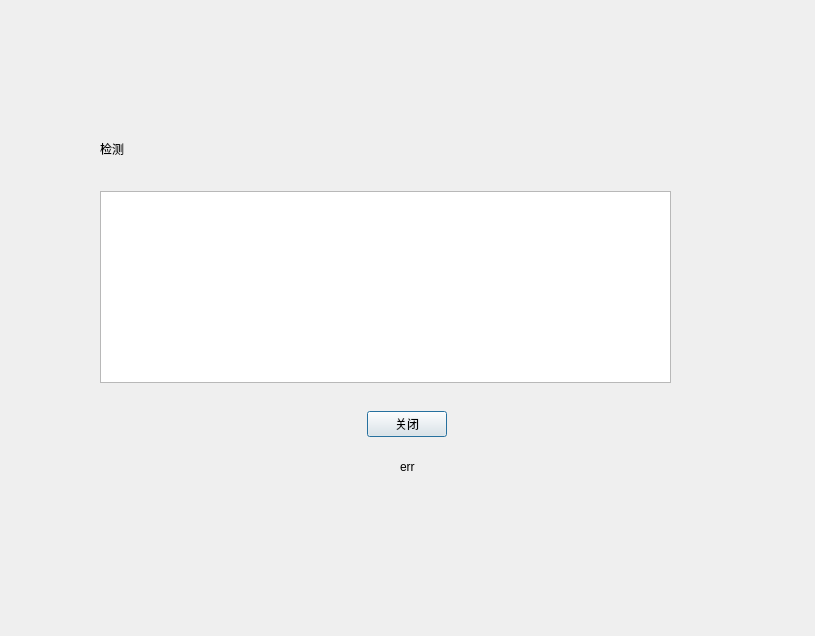
<?xml version="1.0" encoding="UTF-8"?>
<ui version="4.0">
 <class>CDlgCheckClass</class>
 <widget class="QDialog" name="CDlgCheckClass">
  <property name="geometry">
   <rect>
    <x>0</x>
    <y>0</y>
    <width>815</width>
    <height>636</height>
   </rect>
  </property>
  <property name="windowTitle">
   <string>CDlgCheck</string>
  </property>
  <layout class="QVBoxLayout" name="verticalLayout">
   <property name="spacing">
    <number>0</number>
   </property>
   <property name="leftMargin">
    <number>0</number>
   </property>
   <property name="topMargin">
    <number>0</number>
   </property>
   <property name="rightMargin">
    <number>0</number>
   </property>
   <property name="bottomMargin">
    <number>0</number>
   </property>
   <item>
    <widget class="QWidget" name="widget" native="true">
     <property name="styleSheet">
      <string notr="true"/>
     </property>
     <layout class="QVBoxLayout" name="verticalLayout_2">
      <property name="spacing">
       <number>1</number>
      </property>
      <property name="leftMargin">
       <number>100</number>
      </property>
      <property name="rightMargin">
       <number>100</number>
      </property>
      <item>
       <spacer name="verticalSpacer">
        <property name="orientation">
         <enum>Qt::Vertical</enum>
        </property>
        <property name="sizeHint" stdset="0">
         <size>
          <width>20</width>
          <height>40</height>
         </size>
        </property>
       </spacer>
      </item>
      <item>
       <widget class="QWidget" name="widget_10" native="true">
        <property name="styleSheet">
         <string notr="true">background:none;</string>
        </property>
        <layout class="QHBoxLayout" name="horizontalLayout_3">
         <property name="spacing">
          <number>0</number>
         </property>
         <property name="leftMargin">
          <number>0</number>
         </property>
         <property name="topMargin">
          <number>0</number>
         </property>
         <property name="rightMargin">
          <number>0</number>
         </property>
         <property name="bottomMargin">
          <number>0</number>
         </property>
         <item>
          <widget class="QLabel" name="label_t1">
           <property name="styleSheet">
            <string notr="true"/>
           </property>
           <property name="text">
            <string>检测</string>
           </property>
          </widget>
         </item>
        </layout>
       </widget>
      </item>
      <item>
       <widget class="QWidget" name="widget_7" native="true">
        <property name="styleSheet">
         <string notr="true">background:none;</string>
        </property>
        <layout class="QHBoxLayout" name="horizontalLayout">
         <property name="spacing">
          <number>0</number>
         </property>
         <property name="leftMargin">
          <number>0</number>
         </property>
         <property name="topMargin">
          <number>0</number>
         </property>
         <property name="rightMargin">
          <number>0</number>
         </property>
         <property name="bottomMargin">
          <number>0</number>
         </property>
         <item alignment="Qt::AlignRight">
          <widget class="QWidget" name="widget_8" native="true">
           <layout class="QHBoxLayout" name="horizontalLayout_2">
            <property name="topMargin">
             <number>4</number>
            </property>
           </layout>
          </widget>
         </item>
         <item alignment="Qt::AlignLeft">
          <widget class="QWidget" name="widget_9" native="true">
           <layout class="QHBoxLayout" name="horizontalLayout_4">
            <property name="topMargin">
             <number>4</number>
            </property>
           </layout>
          </widget>
         </item>
        </layout>
       </widget>
      </item>
      <item>
       <widget class="QWidget" name="widget_6" native="true">
        <property name="styleSheet">
         <string notr="true">background:none;</string>
        </property>
        <layout class="QHBoxLayout" name="horizontalLayout_5">
         <property name="spacing">
          <number>0</number>
         </property>
         <property name="leftMargin">
          <number>0</number>
         </property>
         <property name="topMargin">
          <number>0</number>
         </property>
         <property name="rightMargin">
          <number>0</number>
         </property>
         <property name="bottomMargin">
          <number>0</number>
         </property>
         <item alignment="Qt::AlignRight">
          <widget class="QWidget" name="widget_11" native="true">
           <layout class="QHBoxLayout" name="horizontalLayout_6">
            <property name="topMargin">
             <number>4</number>
            </property>
           </layout>
          </widget>
         </item>
         <item>
          <widget class="QWidget" name="widget_12" native="true">
           <layout class="QHBoxLayout" name="horizontalLayout_7">
            <property name="topMargin">
             <number>4</number>
            </property>
           </layout>
          </widget>
         </item>
        </layout>
       </widget>
      </item>
      <item>
       <widget class="QWidget" name="widget_2" native="true">
        <property name="styleSheet">
         <string notr="true">background:none;</string>
        </property>
        <layout class="QHBoxLayout" name="horizontalLayout_10">
         <property name="spacing">
          <number>0</number>
         </property>
         <property name="leftMargin">
          <number>0</number>
         </property>
         <property name="topMargin">
          <number>0</number>
         </property>
         <property name="rightMargin">
          <number>0</number>
         </property>
         <property name="bottomMargin">
          <number>0</number>
         </property>
         <item>
          <widget class="QListWidget" name="listWidget_result"/>
         </item>
         <item alignment="Qt::AlignRight">
          <widget class="QWidget" name="widget_14" native="true">
           <layout class="QHBoxLayout" name="horizontalLayout_9">
            <property name="topMargin">
             <number>4</number>
            </property>
           </layout>
          </widget>
         </item>
         <item alignment="Qt::AlignLeft">
          <widget class="QWidget" name="widget_13" native="true">
           <layout class="QHBoxLayout" name="horizontalLayout_8">
            <property name="topMargin">
             <number>4</number>
            </property>
           </layout>
          </widget>
         </item>
        </layout>
       </widget>
      </item>
      <item>
       <widget class="QWidget" name="widget_3" native="true">
        <property name="styleSheet">
         <string notr="true">background:none;</string>
        </property>
        <layout class="QHBoxLayout" name="horizontalLayout_13">
         <property name="spacing">
          <number>0</number>
         </property>
         <property name="leftMargin">
          <number>0</number>
         </property>
         <property name="topMargin">
          <number>0</number>
         </property>
         <property name="rightMargin">
          <number>0</number>
         </property>
         <property name="bottomMargin">
          <number>0</number>
         </property>
         <item alignment="Qt::AlignRight">
          <widget class="QWidget" name="widget_15" native="true">
           <layout class="QHBoxLayout" name="horizontalLayout_11">
            <property name="topMargin">
             <number>4</number>
            </property>
           </layout>
          </widget>
         </item>
         <item alignment="Qt::AlignLeft">
          <widget class="QWidget" name="widget_16" native="true">
           <layout class="QHBoxLayout" name="horizontalLayout_12">
            <property name="topMargin">
             <number>4</number>
            </property>
           </layout>
          </widget>
         </item>
        </layout>
       </widget>
      </item>
      <item>
       <widget class="QWidget" name="widget_21" native="true">
        <property name="styleSheet">
         <string notr="true">background:none;</string>
        </property>
        <layout class="QVBoxLayout" name="verticalLayout_3">
         <property name="spacing">
          <number>0</number>
         </property>
         <property name="leftMargin">
          <number>0</number>
         </property>
         <property name="topMargin">
          <number>0</number>
         </property>
         <property name="rightMargin">
          <number>0</number>
         </property>
         <property name="bottomMargin">
          <number>0</number>
         </property>
        </layout>
       </widget>
      </item>
      <item>
       <widget class="QWidget" name="widget_23" native="true">
        <property name="styleSheet">
         <string notr="true">background:none;</string>
        </property>
        <layout class="QVBoxLayout" name="verticalLayout_4">
         <property name="spacing">
          <number>1</number>
         </property>
         <property name="topMargin">
          <number>10</number>
         </property>
         <item alignment="Qt::AlignHCenter">
          <widget class="QWidget" name="widget_22" native="true">
           <layout class="QHBoxLayout" name="horizontalLayout_23">
            <property name="topMargin">
             <number>0</number>
            </property>
            <item alignment="Qt::AlignLeft">
             <widget class="QPushButton" name="btnOk">
              <property name="text">
               <string>关闭</string>
              </property>
             </widget>
            </item>
           </layout>
          </widget>
         </item>
         <item alignment="Qt::AlignHCenter">
          <widget class="QWidget" name="err_widget" native="true">
           <layout class="QVBoxLayout" name="verticalLayout_5">
            <item>
             <widget class="QLabel" name="err_txt">
              <property name="text">
               <string>err</string>
              </property>
             </widget>
            </item>
           </layout>
          </widget>
         </item>
        </layout>
       </widget>
      </item>
      <item>
       <spacer name="verticalSpacer_2">
        <property name="orientation">
         <enum>Qt::Vertical</enum>
        </property>
        <property name="sizeHint" stdset="0">
         <size>
          <width>20</width>
          <height>20</height>
         </size>
        </property>
       </spacer>
      </item>
     </layout>
    </widget>
   </item>
  </layout>
 </widget>
 <layoutdefault spacing="6" margin="11"/>
 <resources/>
 <connections/>
</ui>
